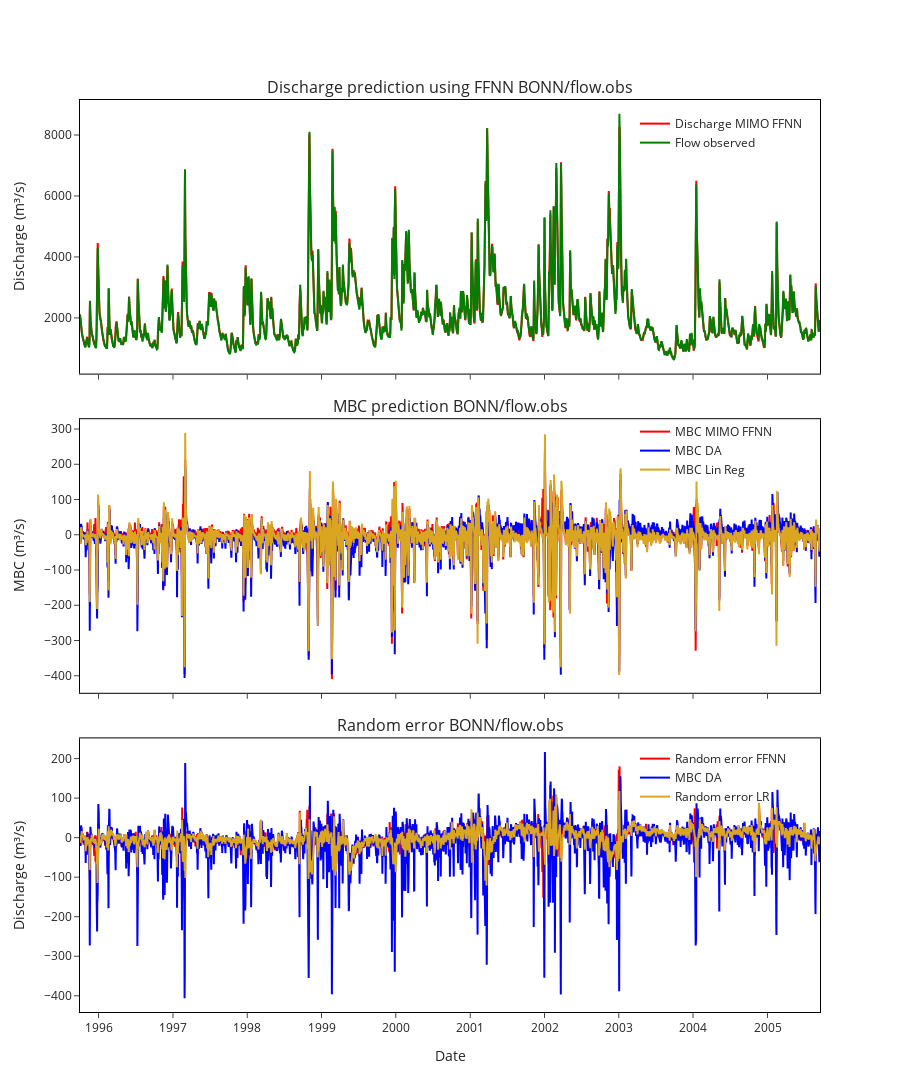

The notebook cell this image was saved under:
### Markdown cell above
<h2>Output visualization</h2>

### Code cell
i = 0
data = {
    'Date': y_val.index,
    'Discharge MIMO FFNN': predictions_val[:, i],
    'Flow observed': np.array(y_val)[:, i],
    'MBC MIMO FFNN': predictions_val[:, i+1],
    'MBC Lin Reg': prediction_linear,
    'MBC DA': np.array(y_val)[:, i+1],
}

df_plot_val = pd.DataFrame(data)
df_plot_val['Random error FFNN'] = df_plot_val['MBC DA'] - df_plot_val['MBC MIMO FFNN']
df_plot_val['Random error LR'] = df_plot_val['MBC DA'] - df_plot_val['MBC Lin Reg']

# Create subplots
fig = make_subplots(
    rows=3, cols=1,
    shared_xaxes=True,
    subplot_titles=(
        'Discharge prediction using FFNN ' + df_output.columns[i],
        'MBC prediction ' + df_output.columns[i],
        'Random error ' + df_output.columns[i]
    ),
    vertical_spacing=0.05
)

# Add traces for the first subplot
fig.append_trace(
    go.Scatter(x=df_plot_val['Date'], 
               y=df_plot_val['Discharge MIMO FFNN'],
               mode='lines',
               name='Discharge MIMO FFNN',
               legendgroup='1',
               marker={'color': 'red'}),
    row=1, col=1
)
fig.append_trace(
    go.Scatter(x=df_plot_val['Date'],
               y=df_plot_val['Flow observed'],
               mode='lines',
               name='Flow observed',
               legendgroup='1',
               marker={'color': 'green'}),
    row=1, col=1
)

# Add traces for the second subplot
fig.append_trace(
    go.Scatter(x=df_plot_val['Date'],
               y=df_plot_val['MBC MIMO FFNN'],
               mode='lines',
               name='MBC MIMO FFNN',
               legendgroup='2',
               marker={'color': 'red'}),
    row=2, col=1
)
fig.append_trace(
    go.Scatter(x=df_plot_val['Date'],
               y=df_plot_val['MBC DA'],
               mode='lines',
               name='MBC DA',
               legendgroup='2',
               marker={'color': 'blue'}),
    row=2, col=1
)
fig.append_trace(
    go.Scatter(x=df_plot_val['Date'],
               y=df_plot_val['MBC Lin Reg'],
               mode='lines',
               name='MBC Lin Reg',
               legendgroup='2',
               marker={'color': 'goldenrod'}),
    row=2, col=1
)

# Add traces for the third subplot
fig.append_trace(
    go.Scatter(x=df_plot_val['Date'],
               y=df_plot_val['Random error FFNN'],
               mode='lines',
               name='Random error FFNN',
               legendgroup='3',
               marker={'color': 'red'}),
    row=3, col=1
)
fig.append_trace(
    go.Scatter(x=df_plot_val['Date'],
               y=df_plot_val['MBC DA'],
               mode='lines',
               name='MBC DA',
               legendgroup='3',
               marker={'color': 'blue'}),
    row=3, col=1
)
fig.append_trace(
    go.Scatter(x=df_plot_val['Date'],
               y=df_plot_val['Random error LR'],
               mode='lines',
               name='Random error LR',
               legendgroup='3',
               marker={'color': 'goldenrod'}),
    row=3, col=1
)

# Update layout
fig.update_layout(
    height=1100, width=900,
    template='simple_white',
    xaxis=dict(showline=True, linewidth=1, linecolor='black', mirror=True),
    yaxis=dict(showline=True, linewidth=1, linecolor='black', mirror=True),
    xaxis2=dict(showline=True, linewidth=1, linecolor='black', mirror=True),
    yaxis2=dict(showline=True, linewidth=1, linecolor='black', mirror=True),
    xaxis3=dict(showline=True, linewidth=1, linecolor='black', mirror=True),
    yaxis3=dict(showline=True, linewidth=1, linecolor='black', mirror=True),
    legend_tracegroupgap = 270,
    legend={
        'x': 0.75, # x position
        'y': 0.99, # y position
        'bgcolor': 'rgba(0, 0, 0, 0)'
    }
)

fig.update_xaxes(title_text="Date", row=3, col=1)  # Example for updating x-axis label of the third subplot
fig.update_yaxes(title_text="Discharge (m³/s)", row=1, col=1)
fig.update_yaxes(title_text="MBC (m³/s)", row=2, col=1)
fig.update_yaxes(title_text="Discharge (m³/s)", row=3, col=1)

fig.show()

### Figure 1 — Plotly figure (JSON) as saved in the notebook; plotly's stock layout.template omitted (floating-point values rounded to 4 significant figures; data arrays with more than 128 entries replaced by an {"elided": "..."} marker saying what was removed)
{"data": [{"legendgroup": "1", "marker": {"color": "red"}, "mode": "lines", "name": "Discharge MIMO FFNN", "type": "scatter", "x": {"elided": "3638 str values"}, "xaxis": "x", "y": {"elided": "3638 float values"}, "yaxis": "y"}, {"legendgroup": "1", "marker": {"color": "green"}, "mode": "lines", "name": "Flow observed", "type": "scatter", "x": {"elided": "3638 str values"}, "xaxis": "x", "y": {"elided": "3638 int values"}, "yaxis": "y"}, {"legendgroup": "2", "marker": {"color": "red"}, "mode": "lines", "name": "MBC MIMO FFNN", "type": "scatter", "x": {"elided": "3638 str values"}, "xaxis": "x2", "y": {"elided": "3638 float values"}, "yaxis": "y2"}, {"legendgroup": "2", "marker": {"color": "blue"}, "mode": "lines", "name": "MBC DA", "type": "scatter", "x": {"elided": "3638 str values"}, "xaxis": "x2", "y": {"elided": "3638 float values"}, "yaxis": "y2"}, {"legendgroup": "2", "marker": {"color": "goldenrod"}, "mode": "lines", "name": "MBC Lin Reg", "type": "scatter", "x": {"elided": "3638 str values"}, "xaxis": "x2", "y": {"elided": "3638 float values"}, "yaxis": "y2"}, {"legendgroup": "3", "marker": {"color": "red"}, "mode": "lines", "name": "Random error FFNN", "type": "scatter", "x": {"elided": "3638 str values"}, "xaxis": "x3", "y": {"elided": "3638 float values"}, "yaxis": "y3"}, {"legendgroup": "3", "marker": {"color": "blue"}, "mode": "lines", "name": "MBC DA", "type": "scatter", "x": {"elided": "3638 str values"}, "xaxis": "x3", "y": {"elided": "3638 float values"}, "yaxis": "y3"}, {"legendgroup": "3", "marker": {"color": "goldenrod"}, "mode": "lines", "name": "Random error LR", "type": "scatter", "x": {"elided": "3638 str values"}, "xaxis": "x3", "y": {"elided": "3638 float values"}, "yaxis": "y3"}], "layout": {"annotations": [{"font": {"size": 16}, "showarrow": false, "text": "Discharge prediction using FFNN BONN/flow.obs", "x": 0.5, "xanchor": "center", "xref": "paper", "y": 1, "yanchor": "bottom", "yref": "paper"}, {"font": {"size": 16}, "showarrow": false, "text": "MBC prediction BONN/flow.obs", "x": 0.5, "xanchor": "center", "xref": "paper", "y": 0.65, "yanchor": "bottom", "yref": "paper"}, {"font": {"size": 16}, "showarrow": false, "text": "Random error BONN/flow.obs", "x": 0.5, "xanchor": "center", "xref": "paper", "y": 0.3, "yanchor": "bottom", "yref": "paper"}], "height": 1100, "legend": {"bgcolor": "rgba(0, 0, 0, 0)", "tracegroupgap": 270, "x": 0.75, "y": 0.99}, "width": 900, "xaxis": {"anchor": "y", "domain": [0, 1], "linecolor": "black", "linewidth": 1, "matches": "x3", "mirror": true, "showline": true, "showticklabels": false}, "xaxis2": {"anchor": "y2", "domain": [0, 1], "linecolor": "black", "linewidth": 1, "matches": "x3", "mirror": true, "showline": true, "showticklabels": false}, "xaxis3": {"anchor": "y3", "domain": [0, 1], "linecolor": "black", "linewidth": 1, "mirror": true, "showline": true, "title": {"text": "Date"}}, "yaxis": {"anchor": "x", "domain": [0.7, 1], "linecolor": "black", "linewidth": 1, "mirror": true, "showline": true, "title": {"text": "Discharge (m³/s)"}}, "yaxis2": {"anchor": "x2", "domain": [0.35, 0.65], "linecolor": "black", "linewidth": 1, "mirror": true, "showline": true, "title": {"text": "MBC (m³/s)"}}, "yaxis3": {"anchor": "x3", "domain": [0, 0.3], "linecolor": "black", "linewidth": 1, "mirror": true, "showline": true, "title": {"text": "Discharge (m³/s)"}}}}
